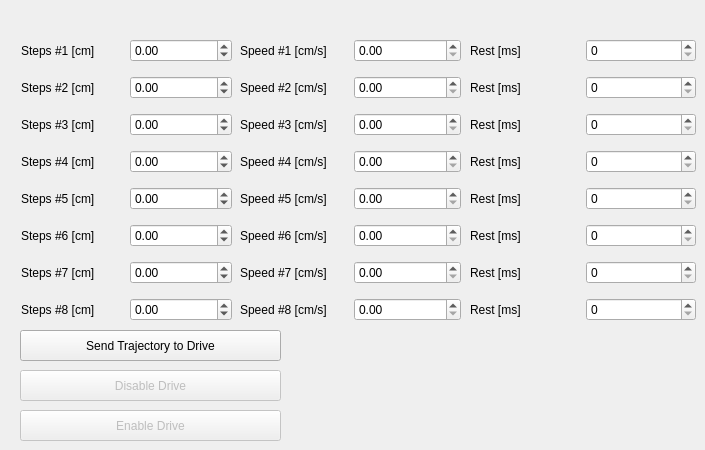
    <widget class="QWidget" name="ComplexTab1">
     <attribute name="title">
      <string>Drive 1</string>
     </attribute>
     <widget class="QWidget" name="layoutWidget_26">
      <property name="geometry">
       <rect>
        <x>240</x>
        <y>31</y>
        <width>221</width>
        <height>300</height>
       </rect>
      </property>
      <layout class="QGridLayout" name="gridLayout_15">
       <item row="0" column="0">
        <widget class="QLabel" name="labelCSpeed1_1">
         <property name="text">
          <string>Speed #1 [cm/s]</string>
         </property>
        </widget>
       </item>
       <item row="1" column="0">
        <widget class="QLabel" name="labelCSpeed2_1">
         <property name="text">
          <string>Speed #2 [cm/s]</string>
         </property>
        </widget>
       </item>
       <item row="2" column="0">
        <widget class="QLabel" name="labelCSpeed3_1">
         <property name="text">
          <string>Speed #3 [cm/s]</string>
         </property>
        </widget>
       </item>
       <item row="3" column="0">
        <widget class="QLabel" name="labelCSpeed4_1">
         <property name="text">
          <string>Speed #4 [cm/s]</string>
         </property>
        </widget>
       </item>
       <item row="4" column="0">
        <widget class="QLabel" name="labelCSpeed5_1">
         <property name="text">
          <string>Speed #5 [cm/s]</string>
         </property>
        </widget>
       </item>
       <item row="5" column="0">
        <widget class="QLabel" name="labelCSpeed6_1">
         <property name="text">
          <string>Speed #6 [cm/s]</string>
         </property>
        </widget>
       </item>
       <item row="6" column="0">
        <widget class="QLabel" name="labelCSpeed7_1">
         <property name="text">
          <string>Speed #7 [cm/s]</string>
         </property>
        </widget>
       </item>
       <item row="7" column="0">
        <widget class="QLabel" name="labelCSpeed8_1">
         <property name="text">
          <string>Speed #8 [cm/s]</string>
         </property>
        </widget>
       </item>
       <item row="0" column="1">
        <widget class="QDoubleSpinBox" name="sbSpeed1_1">
         <property name="maximum">
          <double>5.000000000000000</double>
         </property>
        </widget>
       </item>
       <item row="1" column="1">
        <widget class="QDoubleSpinBox" name="sbSpeed1_2">
         <property name="maximum">
          <double>5.000000000000000</double>
         </property>
        </widget>
       </item>
       <item row="2" column="1">
        <widget class="QDoubleSpinBox" name="sbSpeed1_3">
         <property name="maximum">
          <double>5.000000000000000</double>
         </property>
        </widget>
       </item>
       <item row="3" column="1">
        <widget class="QDoubleSpinBox" name="sbSpeed1_4">
         <property name="maximum">
          <double>5.000000000000000</double>
         </property>
        </widget>
       </item>
       <item row="4" column="1">
        <widget class="QDoubleSpinBox" name="sbSpeed1_5">
         <property name="maximum">
          <double>5.000000000000000</double>
         </property>
        </widget>
       </item>
       <item row="5" column="1">
        <widget class="QDoubleSpinBox" name="sbSpeed1_6">
         <property name="maximum">
          <double>5.000000000000000</double>
         </property>
        </widget>
       </item>
       <item row="6" column="1">
        <widget class="QDoubleSpinBox" name="sbSpeed1_7">
         <property name="maximum">
          <double>5.000000000000000</double>
         </property>
        </widget>
       </item>
       <item row="7" column="1">
        <widget class="QDoubleSpinBox" name="sbSpeed1_8">
         <property name="maximum">
          <double>5.000000000000000</double>
         </property>
        </widget>
       </item>
      </layout>
     </widget>
     <widget class="QWidget" name="layoutWidget">
      <property name="geometry">
       <rect>
        <x>21</x>
        <y>31</y>
        <width>211</width>
        <height>300</height>
       </rect>
      </property>
      <layout class="QGridLayout" name="gridLayout_14">
       <item row="0" column="0">
        <widget class="QLabel" name="labelCSteps1_1">
         <property name="text">
          <string>Steps #1 [cm]</string>
         </property>
        </widget>
       </item>
       <item row="1" column="0">
        <widget class="QLabel" name="labelCSteps2_1">
         <property name="text">
          <string>Steps #2 [cm]</string>
         </property>
        </widget>
       </item>
       <item row="2" column="0">
        <widget class="QLabel" name="labelCSSteps3_1">
         <property name="text">
          <string>Steps #3 [cm]</string>
         </property>
        </widget>
       </item>
       <item row="3" column="0">
        <widget class="QLabel" name="labelCSSteps4_1">
         <property name="text">
          <string>Steps #4 [cm]</string>
         </property>
        </widget>
       </item>
       <item row="5" column="0">
        <widget class="QLabel" name="labelCSteps6_1">
         <property name="text">
          <string>Steps #6 [cm]</string>
         </property>
        </widget>
       </item>
       <item row="6" column="0">
        <widget class="QLabel" name="labelCSteps7_1">
         <property name="text">
          <string>Steps #7 [cm]</string>
         </property>
        </widget>
       </item>
       <item row="7" column="0">
        <widget class="QLabel" name="labelCSteps8_1">
         <property name="text">
          <string>Steps #8 [cm]</string>
         </property>
        </widget>
       </item>
       <item row="4" column="0">
        <widget class="QLabel" name="labelCSteps5_1">
         <property name="text">
          <string>Steps #5 [cm]</string>
         </property>
        </widget>
       </item>
       <item row="0" column="1">
        <widget class="QDoubleSpinBox" name="sbSteps1_1">
         <property name="minimum">
          <double>-35.000000000000000</double>
         </property>
         <property name="maximum">
          <double>35.000000000000000</double>
         </property>
         <property name="singleStep">
          <double>0.100000000000000</double>
         </property>
        </widget>
       </item>
       <item row="1" column="1">
        <widget class="QDoubleSpinBox" name="sbSteps1_2">
         <property name="minimum">
          <double>-35.000000000000000</double>
         </property>
         <property name="maximum">
          <double>35.000000000000000</double>
         </property>
         <property name="singleStep">
          <double>0.100000000000000</double>
         </property>
        </widget>
       </item>
       <item row="2" column="1">
        <widget class="QDoubleSpinBox" name="sbSteps1_3">
         <property name="minimum">
          <double>-35.000000000000000</double>
         </property>
         <property name="maximum">
          <double>35.000000000000000</double>
         </property>
         <property name="singleStep">
          <double>0.100000000000000</double>
         </property>
        </widget>
       </item>
       <item row="3" column="1">
        <widget class="QDoubleSpinBox" name="sbSteps1_4">
         <property name="minimum">
          <double>-35.000000000000000</double>
         </property>
         <property name="maximum">
          <double>35.000000000000000</double>
         </property>
         <property name="singleStep">
          <double>0.100000000000000</double>
         </property>
        </widget>
       </item>
       <item row="5" column="1">
        <widget class="QDoubleSpinBox" name="sbSteps1_6">
         <property name="minimum">
          <double>-35.000000000000000</double>
         </property>
         <property name="maximum">
          <double>35.000000000000000</double>
         </property>
         <property name="singleStep">
          <double>0.100000000000000</double>
         </property>
        </widget>
       </item>
       <item row="4" column="1">
        <widget class="QDoubleSpinBox" name="sbSteps1_5">
         <property name="minimum">
          <double>-35.000000000000000</double>
         </property>
         <property name="maximum">
          <double>35.000000000000000</double>
         </property>
         <property name="singleStep">
          <double>0.100000000000000</double>
         </property>
        </widget>
       </item>
       <item row="6" column="1">
        <widget class="QDoubleSpinBox" name="sbSteps1_7">
         <property name="minimum">
          <double>-35.000000000000000</double>
         </property>
         <property name="maximum">
          <double>35.000000000000000</double>
         </property>
         <property name="singleStep">
          <double>0.100000000000000</double>
         </property>
        </widget>
       </item>
       <item row="7" column="1">
        <widget class="QDoubleSpinBox" name="sbSteps1_8">
         <property name="minimum">
          <double>-35.000000000000000</double>
         </property>
         <property name="maximum">
          <double>35.000000000000000</double>
         </property>
         <property name="singleStep">
          <double>0.100000000000000</double>
         </property>
        </widget>
       </item>
      </layout>
     </widget>
     <widget class="QPushButton" name="pbSendTraj1">
      <property name="geometry">
       <rect>
        <x>20</x>
        <y>330</y>
        <width>261</width>
        <height>31</height>
       </rect>
      </property>
      <property name="text">
       <string>Send Trajectory to Drive</string>
      </property>
     </widget>
     <widget class="QWidget" name="layoutWidget">
      <property name="geometry">
       <rect>
        <x>470</x>
        <y>31</y>
        <width>226</width>
        <height>300</height>
       </rect>
      </property>
      <layout class="QGridLayout" name="gridLayout_6">
       <item row="0" column="0">
        <widget class="QLabel" name="lCRest1_1">
         <property name="text">
          <string>Rest [ms]</string>
         </property>
        </widget>
       </item>
       <item row="0" column="1">
        <widget class="QSpinBox" name="sbCRest1_1">
         <property name="maximum">
          <number>10000</number>
         </property>
         <property name="value">
          <number>0</number>
         </property>
        </widget>
       </item>
       <item row="1" column="0">
        <widget class="QLabel" name="lCRest1_2">
         <property name="text">
          <string>Rest [ms]</string>
         </property>
        </widget>
       </item>
       <item row="1" column="1">
        <widget class="QSpinBox" name="sbCRest1_2">
         <property name="maximum">
          <number>10000</number>
         </property>
         <property name="value">
          <number>0</number>
         </property>
        </widget>
       </item>
       <item row="2" column="0">
        <widget class="QLabel" name="lCRest1_3">
         <property name="text">
          <string>Rest [ms]</string>
         </property>
        </widget>
       </item>
       <item row="2" column="1">
        <widget class="QSpinBox" name="sbCRest1_3">
         <property name="maximum">
          <number>10000</number>
         </property>
         <property name="value">
          <number>0</number>
         </property>
        </widget>
       </item>
       <item row="3" column="0">
        <widget class="QLabel" name="lCRest1_4">
         <property name="text">
          <string>Rest [ms]</string>
         </property>
        </widget>
       </item>
       <item row="3" column="1">
        <widget class="QSpinBox" name="sbCRest1_4">
         <property name="maximum">
          <number>10000</number>
         </property>
         <property name="value">
          <number>0</number>
         </property>
        </widget>
       </item>
       <item row="4" column="0">
        <widget class="QLabel" name="lCRest1_5">
         <property name="text">
          <string>Rest [ms]</string>
         </property>
        </widget>
       </item>
       <item row="4" column="1">
        <widget class="QSpinBox" name="sbCRest1_5">
         <property name="maximum">
          <number>10000</number>
         </property>
         <property name="value">
          <number>0</number>
         </property>
        </widget>
       </item>
       <item row="5" column="0">
        <widget class="QLabel" name="lCRest1_6">
         <property name="text">
          <string>Rest [ms]</string>
         </property>
        </widget>
       </item>
       <item row="5" column="1">
        <widget class="QSpinBox" name="sbCRest1_6">
         <property name="maximum">
          <number>10000</number>
         </property>
         <property name="value">
          <number>0</number>
         </property>
        </widget>
       </item>
       <item row="6" column="0">
        <widget class="QLabel" name="lCRest1_7">
         <property name="text">
          <string>Rest [ms]</string>
         </property>
        </widget>
       </item>
       <item row="6" column="1">
        <widget class="QSpinBox" name="sbCRest1_7">
         <property name="maximum">
          <number>10000</number>
         </property>
         <property name="value">
          <number>0</number>
         </property>
        </widget>
       </item>
       <item row="7" column="0">
        <widget class="QLabel" name="lCRest1_8">
         <property name="text">
          <string>Rest [ms]</string>
         </property>
        </widget>
       </item>
       <item row="7" column="1">
        <widget class="QSpinBox" name="sbCRest1_8">
         <property name="maximum">
          <number>1000</number>
         </property>
         <property name="value">
          <number>0</number>
         </property>
        </widget>
       </item>
      </layout>
     </widget>
     <widget class="QPushButton" name="pbDisableDrive1">
      <property name="enabled">
       <bool>false</bool>
      </property>
      <property name="geometry">
       <rect>
        <x>20</x>
        <y>370</y>
        <width>261</width>
        <height>31</height>
       </rect>
      </property>
      <property name="text">
       <string>Disable Drive</string>
      </property>
     </widget>
     <widget class="QPushButton" name="pbEnableDrive1">
      <property name="enabled">
       <bool>false</bool>
      </property>
      <property name="geometry">
       <rect>
        <x>20</x>
        <y>410</y>
        <width>261</width>
        <height>31</height>
       </rect>
      </property>
      <property name="text">
       <string>Enable Drive</string>
      </property>
     </widget>
    </widget>
